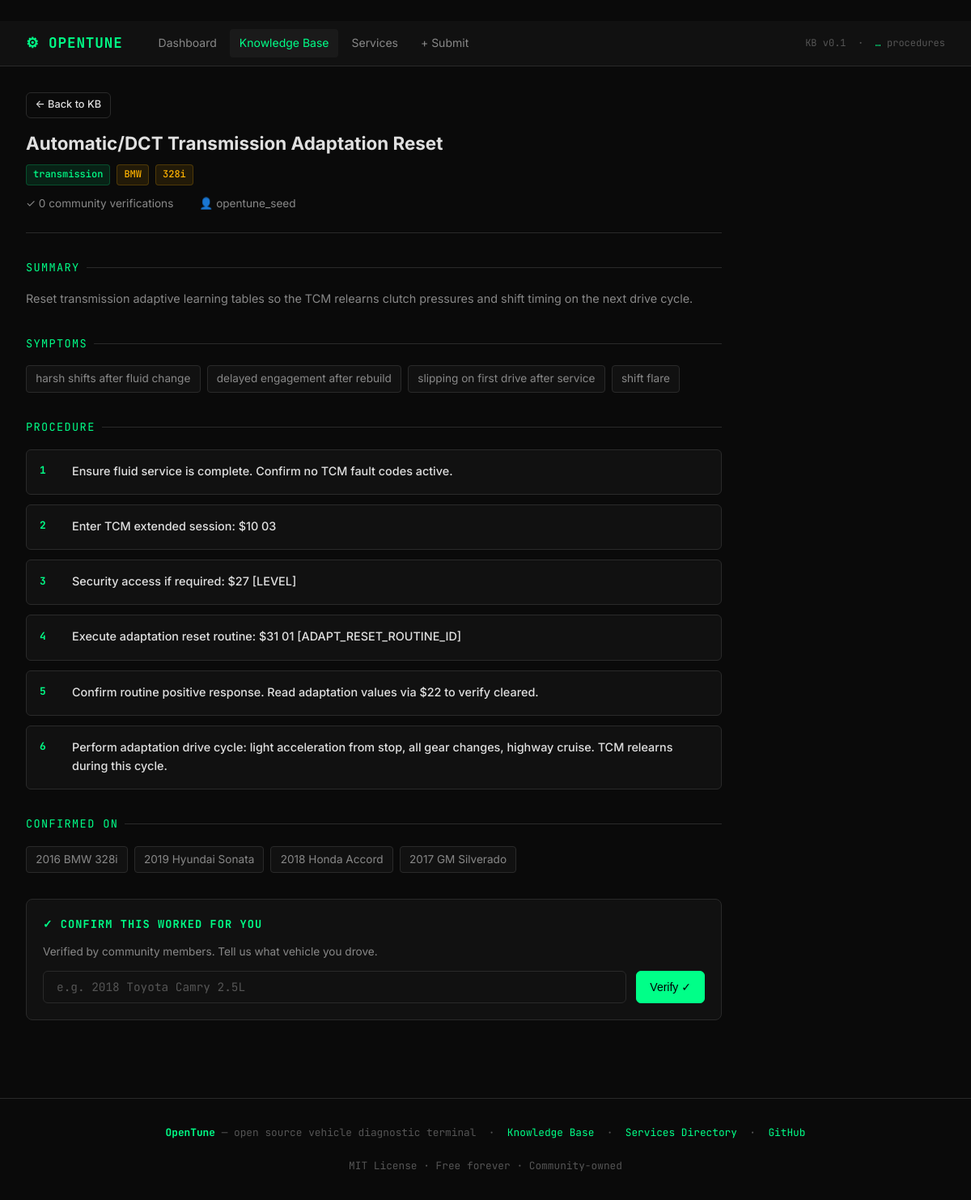
Page /procedure/7bf6d3f0-acc6-5b52-b0ec-6529ced9f001 on the committed database.
### tables this page shows
CREATE TABLE procedures (
                id                TEXT PRIMARY KEY,
                title             TEXT,
                system            TEXT,
                make_family       TEXT,
                make              TEXT,
                model             TEXT,
                year_min          INTEGER,
                year_max          INTEGER,
                dtc_codes         TEXT DEFAULT '[]',
                symptoms          TEXT DEFAULT '[]',
                steps             TEXT DEFAULT '[]',
                outcome_summary   TEXT,
                verified_count    INTEGER DEFAULT 0,
                vehicles_confirmed TEXT DEFAULT '[]',
                confidence        REAL DEFAULT 0.0,
                contributor       TEXT DEFAULT 'opentune_seed',
                created_at        TEXT,
                updated_at        TEXT,
                embedding         BLOB
            );

### api/main.py (the view)
@app.get("/procedure/{proc_id}", response_class=HTMLResponse)
def web_procedure(request: Request, proc_id: str):
    proc = get_procedure_by_id(proc_id)
    if not proc:
        return HTMLResponse("<h1>Not found</h1>", status_code=404)
    return _templates.TemplateResponse(request=request, name="procedure.html", context={
        "active": "browse", "procedure": _decode(proc), "verify_success": False,
    })

### web/templates/procedure.html (shortened to what this page needs)
﻿{% extends "base.html" %}
{% block content %}
<div class="container">
  <div style="margin-bottom:1rem;">
    <a href="/browse" class="btn btn-outline btn-sm">← Back to KB</a>
  </div>
  <div class="proc-detail">
    <div class="proc-detail-header">
      <h1>{{ procedure.title }}</h1>
      <div class="proc-detail-tags">
        {% if procedure.system %}<span class="tag tag-system">{{ procedure.system }}</span>{% endif %}
        {% if procedure.make %}<span class="tag tag-make">{{ procedure.make }}</span>{% endif %}
        {% if procedure.model %}<span class="tag tag-make">{{ procedure.model }}</span>{% endif %}
      </div>
      <div class="proc-meta-row">
        <span>✓ {{ procedure.verified_count or 0 }} community verifications</span>
        {% if procedure.contributor %}<span>👤 {{ procedure.contributor }}</span>{% endif %}
      </div>
    </div>
    {% if procedure.outcome_summary %}
    <div class="proc-section">
      <div class="proc-section-title">Summary</div>
      <p style="color:var(--text-dim); font-size:0.9rem; line-height:1.7;">{{ procedure.outcome_summary }}</p>
    </div>
    {% endif %}
    {% if procedure.symptoms %}
    <div class="proc-section">
      <div class="proc-section-title">Symptoms</div>
      <div class="symptom-list">
        {% for s in procedure.symptoms %}
        <span class="symptom-item">{{ s }}</span>
        {% endfor %}
      </div>
    </div>
    {% endif %}
    {% if procedure.steps %}
    <div class="proc-section">
      <div class="proc-section-title">Procedure</div>
      <ul class="steps-list">
        {% for step in procedure.steps %}
        <li class="step-item">
          <div class="step-num">{{ loop.index }}</div>
          <div class="step-content">
            {% if step.action is defined %}
            <div class="step-action">{{ step.action }}</div>
            {% elif step.description is defined %}
            <div class="step-action">{{ step.description }}</div>
            {% else %}
            <div class="step-action">{{ step }}</div>
            {% endif %}
          </div>
        </li>
        {% endfor %}
      </ul>
    </div>
    {% endif %}
    {% if procedure.vehicles_confirmed %}
    <div class="proc-section">
      <div class="proc-section-title">Confirmed on</div>
      <div class="symptom-list">
        {% for v in procedure.vehicles_confirmed %}
        <span class="symptom-item">{{ v }}</span>
        {% endfor %}
      </div>
    </div>
    {% endif %}
    <div class="verify-box">
      <h3>✓ Confirm this worked for you</h3>
      <p style="font-size:0.85rem;color:var(--text-dim);margin-bottom:0.75rem;">Verified by community members. Tell us what vehicle you drove.</p>
      <form method="post" action="/procedure/{{ procedure.id }}/verify" class="verify-form">
        <input class="search-input" type="text" name="vehicle" placeholder="e.g. 2018 Toyota Camry 2.5L" required style="flex:1;min-width:200px;">
        <button type="submit" class="btn btn-primary">Verify ✓</button>
      </form>
    </div>
  </div>
</div>
{% endblock %}

### web/static/style.css (style rules this page uses)
*, *::before, *::after { box-sizing: border-box; margin: 0; padding: 0; }
html { scroll-behavior: smooth; }
body { background: var(--bg); color: var(--text); font-family: var(--font-sans); min-height: 100vh; line-height: 1.6; }
.container { max-width: 1200px; margin: 0 auto; padding: 2rem; }
.search-input { flex: 1; background: var(--surface); border: 1px solid var(--border); border-radius: 6px; padding: 0.6rem 1rem; color: var(--text); font-family: var(--font); font-size: 0.9rem; outline: none; transition: border-color 0.15s; }
.search-input::placeholder { color: var(--text-muted); }
.btn { display: inline-flex; align-items: center; gap: 0.4rem; padding: 0.5rem 1rem; border-radius: 6px; font-size: 0.875rem; font-weight: 500; cursor: pointer; text-decoration: none; border: 1px solid transparent; transition: all 0.15s; white-space: nowrap; }
.btn-primary { background: var(--green); color: #000; border-color: var(--green); }
.btn-outline { background: transparent; color: var(--text); border-color: var(--border); }
.btn-sm { padding: 0.3rem 0.65rem; font-size: 0.8rem; }
.tag { display: inline-block; padding: 0.15rem 0.5rem; border-radius: 4px; font-size: 0.75rem; font-family: var(--font); font-weight: 500; }
.tag-system { background: rgba(0,255,136,0.1); color: var(--green); border: 1px solid rgba(0,255,136,0.2); }
.tag-make { background: rgba(255,179,0,0.1); color: var(--amber); border: 1px solid rgba(255,179,0,0.2); }
.proc-detail { max-width: 860px; }
.proc-detail-header { margin-bottom: 2rem; padding-bottom: 1.5rem; border-bottom: 1px solid var(--border); }
.proc-detail-header h1 { font-size: 1.4rem; font-weight: 700; margin-bottom: 0.75rem; line-height: 1.3; }
.proc-detail-tags { display: flex; gap: 0.5rem; flex-wrap: wrap; margin-bottom: 0.75rem; }
.proc-meta-row { display: flex; gap: 2rem; font-size: 0.85rem; color: var(--text-dim); flex-wrap: wrap; }
.proc-section { margin-bottom: 2rem; }
.proc-section-title { font-family: var(--font); font-size: 0.85rem; color: var(--green); text-transform: uppercase; letter-spacing: 0.1em; margin-bottom: 1rem; display: flex; align-items: center; gap: 0.5rem; }
.proc-section-title::after { content: ''; flex: 1; height: 1px; background: var(--border); }
.steps-list { display: flex; flex-direction: column; gap: 0.75rem; list-style: none; }
.step-item { display: flex; gap: 1rem; background: var(--surface); border: 1px solid var(--border); border-radius: 6px; padding: 0.875rem 1rem; }
.step-num { font-family: var(--font); font-size: 0.8rem; color: var(--green); min-width: 24px; font-weight: 700; margin-top: 0.1rem; }
.step-content { flex: 1; }
.step-action { font-weight: 500; font-size: 0.9rem; margin-bottom: 0.2rem; }
.symptom-list { display: flex; flex-wrap: wrap; gap: 0.5rem; }
.symptom-item { background: var(--surface); border: 1px solid var(--border); border-radius: 4px; padding: 0.3rem 0.7rem; font-size: 0.85rem; color: var(--text-dim); }
.verify-box { background: var(--surface); border: 1px solid var(--border); border-radius: 8px; padding: 1.25rem; margin-top: 2rem; }
.verify-box h3 { font-family: var(--font); font-size: 0.85rem; color: var(--green); text-transform: uppercase; letter-spacing: 0.08em; margin-bottom: 0.75rem; }
.verify-form { display: flex; gap: 0.75rem; flex-wrap: wrap; }

### rows in the picture
procedures: title "Automatic/DCT Transmission Adaptation Reset", system "transmission", make "BMW", model "328i", verified_count "0", contributor "opentune_seed", outcome_summary "Reset transmission adaptive learning tables so the TCM relearns clutch pressures and shift timing on the next drive cycle."

### other values in the picture
{{ s }} "harsh shifts after fluid change" "delayed engagement after rebuild" "slipping on first drive after service" "shift flare"
{{ step.description }} "Ensure fluid service is complete. Confirm no TCM fault codes active." "Enter TCM extended session: $10 03" "Security access if required: $27 [LEVEL]" "Execute adaptation reset routine: $31 01 [ADAPT_RESET_ROUTINE_ID]" "Confirm routine positive response. Read adaptation values via $22 to verify cleared." "Perform adaptation drive cycle: light acceleration from stop, all gear changes, highway cruise. TCM relearns during this cycle."
{{ v }} "2016 BMW 328i" "2019 Hyundai Sonata" "2018 Honda Accord" "2017 GM Silverado"
